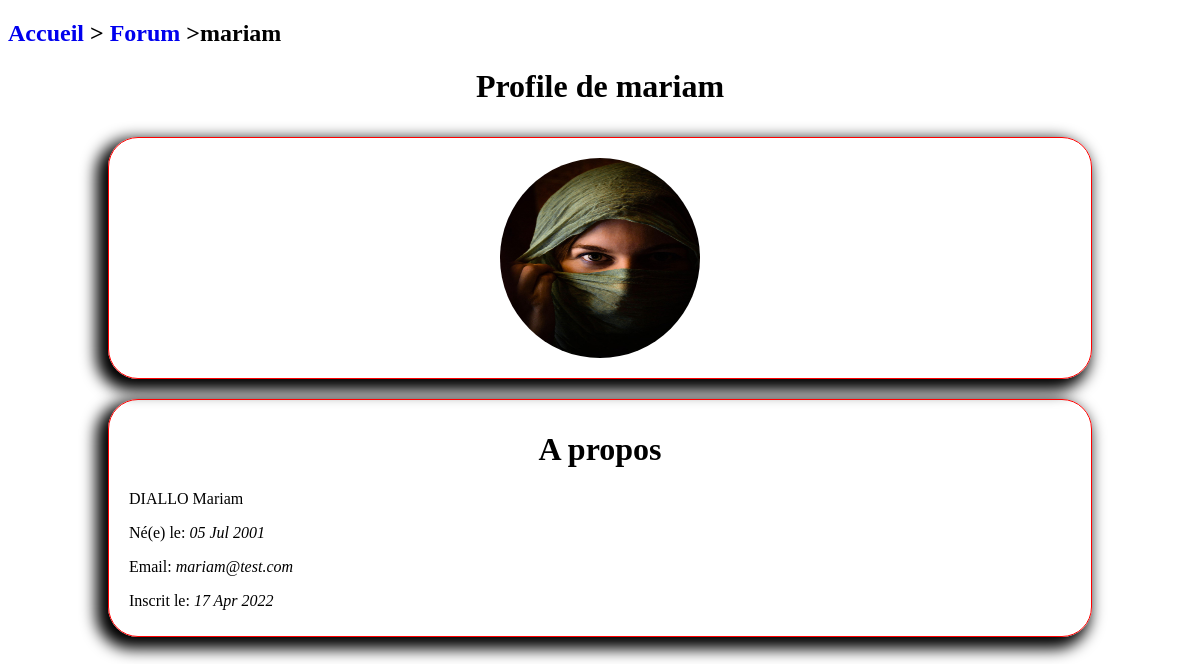
Page /index.php?location=otherProfile&userID=3 on the committed database.
### tables this page shows
CREATE TABLE `members` (
  `id` int NOT NULL,
  `firstName` varchar(255) NOT NULL,
  `lastName` varchar(255) NOT NULL,
  `birthday` date NOT NULL,
  `email` varchar(255) NOT NULL,
  `username` varchar(255) NOT NULL,
  `password_` varchar(255) NOT NULL,
  `inscription_date` datetime NOT NULL DEFAULT CURRENT_TIMESTAMP,
  `gender` varchar(10) NOT NULL,
  `picture` varchar(255) NOT NULL,
  `status_` varchar(20) NOT NULL DEFAULT 'not_answered',
  `level_` int NOT NULL DEFAULT '0'
);

### Controller/controller.php (called while the page is built, shortened)
<?php
require("Model/model.php");
function otherProfile($userID)
{
    $member= allMembersByID($userID);
    require('View/otherProfile.php');
}

### Model/model.php (called while the page is built, shortened)
<?php
function dataBaseConnexion()
{
    try
    {
        $data_base= new PDO('mysql:host=localhost;dbname=WebProject;charset=utf8', 'root', 'Moud1997@');
        return $data_base;
    }
    catch(Exception $e)
    {
        die("Erreur : ".$e->getMessage());
    }
}
function allMembersByID($userID)
{
    $data_base= dataBaseConnexion();
    $members= $data_base->prepare('SELECT id, firstName, lastName, DATE_FORMAT(birthday, \'%d %b %Y\') AS birthday_, email, username, picture, gender, DATE_FORMAT(inscription_date, \'%d %b %Y\') AS date_ FROM members WHERE id=?');
    $members->execute([$userID]);
    $member= $members->fetch();
    return $member;
}

### View/otherProfile.php (the view, shortened to what this page needs)
<!DOCTYPE html>
<html lang="en">
<head>
    <link rel="stylesheet" href="Public/CSS/menu.css?ts=<?=time()?>">
    <link rel="stylesheet" href="Public/CSS/profile.css?ts=<?=time()?>">
</head>
<body>
    <?php if(isset($member)): ?>
        <h2><a href="index.php">Accueil</a> > <a href="index.php?location=forum">Forum</a> ><?=$member['username']?></h2>
        <h1>Profile de <?=$member['username']?></h1>
        <div id="profile">
            <div id="me">
                <img src="<?=$member['picture']?>" alt="">
            </div>
            <div id="about">
                <h1>A propos</h1>
                <p><?=strtoupper($member['firstName'])?> <?=$member['lastName']?></p>
                <p>Né(e) le: <em><?=$member['birthday_']?></em></p>
                <p>Email: <em><?=$member['email']?></em></p>
                <p>Inscrit le: <em><?=$member['date_']?></em></p>
            </div>
        </div>
    <?php else:?>
        <script>
            alert('Something went wrong :(');
        </script>
    <?php endif?>
</body>
</html>

### Public/CSS/menu.css (style rules this page uses)
a { text-decoration: none; }

### Public/CSS/profile.css (style rules this page uses)
h1 { text-align: center; font-family: "Brush Script MT", cursive; }
h2 { font-family: "Brush Script MT", cursive; }
img { height: 200px; width: 200px; border-radius: 50%; }
#profile { display: flex; flex-direction: column; flex-wrap: wrap; justify-content: center; align-items: stretch; align-content: stretch; margin: 10px 0; }
#me { display: flex; flex-direction: column; flex-wrap: wrap; justify-content: center; align-items: center; align-content: stretch; }
#me img { margin: 10px 0; }
#about,#courses, #infos, #me { margin: 10px 100px; border-radius: 30px; padding: 10px 20px; -webkit-box-shadow: -7px 7px 15px 5px #000000; box-shadow: -7px 7px 15px 5px #000000; border: 1px solid red; }

### rows in the picture
members: username "mariam", picture (picture), firstName "DIALLO", lastName "Mariam", email "mariam@test.com"

### other values in the picture
$member['birthday_'] "05 Jul 2001"
$member['date_'] "17 Apr 2022"
